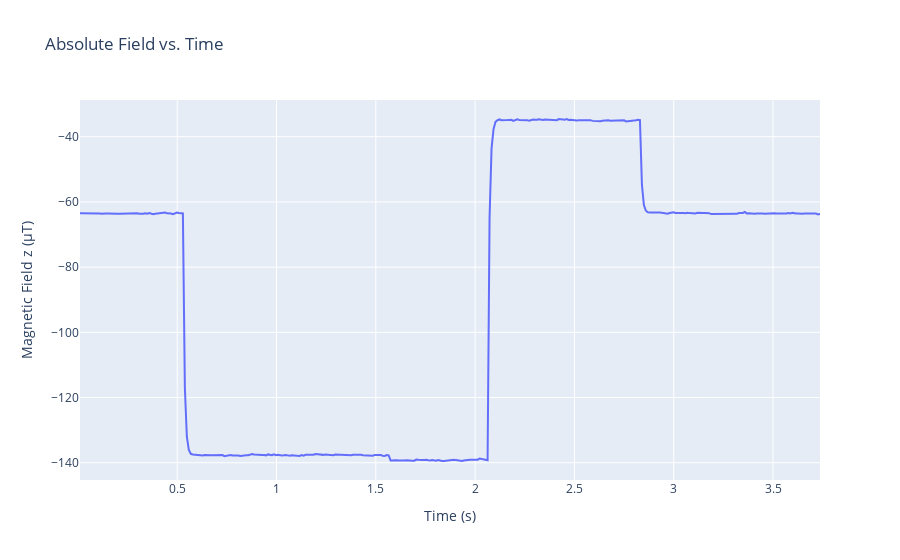

The notebook cell this image was saved under:
### Markdown cell above
### Tracking Data Extraction

### Code cell
path_to_tracking = "./data_raw/Raw Data-tracking.csv"
df_tracking = pd.read_csv(path_to_tracking)
df_tracking.head()

# Line plot of absolute field vs time
fig = px.line(df_tracking[:375], x='Time (s)', y='Magnetic Field z (µT)', title="Absolute Field vs. Time",
              line_shape='linear', render_mode='svg')
fig.show()

threshold_value = 50

# Calculate the differences between consecutive values and store them in a new column
df_tracking['diff'] = df_tracking['Absolute field (µT)'].diff()
pd.set_option('display.max_rows', 5)
display(df_tracking)

# Find indices of sharp rises and descents
rise_indices_tracking = df_tracking[df_tracking['diff'] > threshold_value].index.tolist()
descent_indices_tracking = df_tracking[(df_tracking['diff'].shift(-1) < -threshold_value)].index.tolist()
print(rise_indices_tracking)
print(descent_indices_tracking)

### Figure 1 — Plotly figure (JSON) as saved in the notebook; plotly's stock layout.template omitted (floating-point values rounded to 4 significant figures; data arrays with more than 128 entries replaced by an {"elided": "..."} marker saying what was removed)
{"data": [{"hovertemplate": "Time (s)=%{x}<br>Magnetic Field z (µT)=%{y}<extra></extra>", "legendgroup": "", "line": {"color": "#636efa", "dash": "solid", "shape": "linear"}, "marker": {"symbol": "circle"}, "mode": "lines", "name": "", "orientation": "v", "showlegend": false, "type": "scatter", "x": {"elided": "375 float values"}, "xaxis": "x", "y": {"elided": "375 float values"}, "yaxis": "y"}], "layout": {"legend": {"tracegroupgap": 0}, "title": {"text": "Absolute Field vs. Time"}, "xaxis": {"anchor": "y", "domain": [0, 1], "title": {"text": "Time (s)"}}, "yaxis": {"anchor": "x", "domain": [0, 1], "title": {"text": "Magnetic Field z (µT)"}}}}
